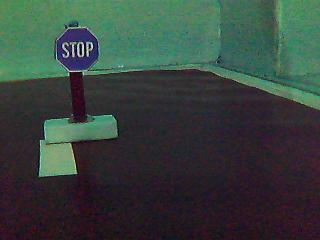
#> input picture play/2018-03-07 09_09_19.949964/images/img40.jpg, 320 x 240 px, found by its file name
$ python temp.py   (Python 2 division)
#> lines starting #> are read from the running program, lines starting #| are printed output that depends on the picture; after the words box and inside, x2 and y2 are one past the last pixel; in counts of white or black regions, pixels touching at a corner belong together
import sys
from os import path
sys.path.append(path.dirname(path.dirname(path.abspath(__file__))))
import cv2
import numpy as np
import math
import threading
from threading import Thread
import timeit


image=cv2.imread("img40.jpg",1)
#> image is the input picture: shape (240, 320, 3); mean B, G, R 61.8, 67, 54.9
gray_image = cv2.cvtColor(image , cv2.COLOR_RGB2GRAY)
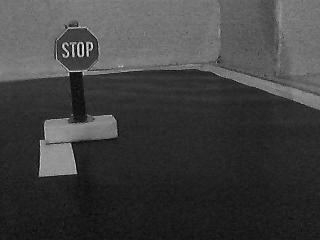
#> gray_image: shape (240, 320); min 1, max 239, mean 64.1
cv2.imshow("img",gray_image)
cv2.waitKey(0)
classifier=cv2.CascadeClassifier("stopsign_classifier.xml")

sign=classifier.detectMultiScale(
                gray_image,
                scaleFactor=1.2,
                minNeighbors=1,
                minSize=(20,20),
                flags=cv2.CASCADE_SCALE_IMAGE
                )
#> sign = [[49, 22, 56, 56]]

for (x,y,w,h) in sign:
    print "in detect"
    cv2.rectangle(image,(x,y),(x+w,y+h),(255,219,0),2)
#> this loop made 1 pass
#| in detect
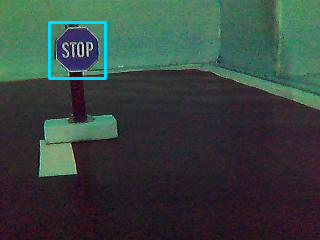
#> image: shape (240, 320, 3); 0.87% of pixels changed, all inside (x1, y1, x2, y2) = (48, 21, 107, 80)

cv2.imshow("img",image)
cv2.waitKey(0)

$ run again, with play/2018-03-07 09_09_19.949964/images/img1.jpg copied over play/2018-03-07 09_09_19.949964/images/img40.jpg
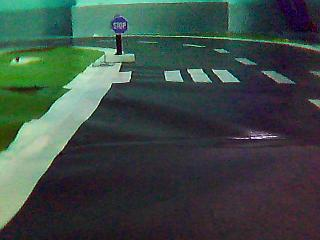
#> input picture play/2018-03-07 09_09_19.949964/images/img1.jpg, 320 x 240 px, found by its file name
#> image is the input picture: shape (240, 320, 3); mean B, G, R 68.8, 74.4, 59.5
#> `gray_image = cv2.cvtColor(image , cv2.COLOR_RGB2GRAY)`:
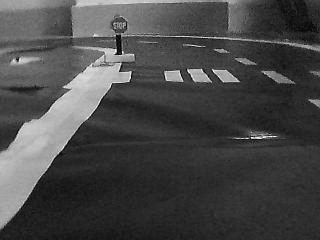
#> gray_image: shape (240, 320); min 1, max 253, mean 71.1
#> sign = ()

$ run again, with play/2018-03-07 09_09_19.949964/images/img10.jpg copied over play/2018-03-07 09_09_19.949964/images/img40.jpg
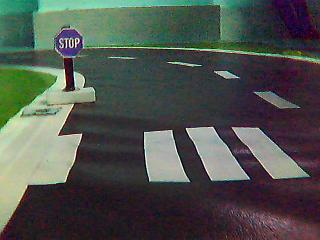
#> input picture play/2018-03-07 09_09_19.949964/images/img10.jpg, 320 x 240 px, found by its file name
#> image is the input picture: shape (240, 320, 3); mean B, G, R 77, 82.4, 77.9
#> `gray_image = cv2.cvtColor(image , cv2.COLOR_RGB2GRAY)`:
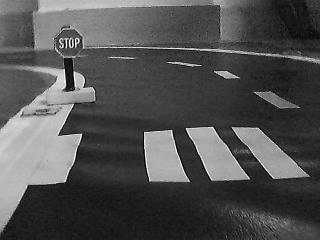
#> gray_image: shape (240, 320); min 0, max 255, mean 80.3
#> sign = [[49, 24, 38, 38]]
#> the loop `for (x,y,w,h) in sign:` made 1 pass
#> (printed output is left out)
#> after the loop `for (x,y,w,h) in sign:`:
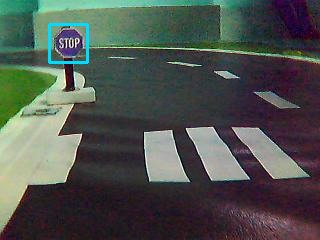
#> image: shape (240, 320, 3); 0.59% of pixels changed, all inside (x1, y1, x2, y2) = (48, 23, 89, 64)

$ run again, with play/2018-03-07 09_09_19.949964/images/img11.jpg copied over play/2018-03-07 09_09_19.949964/images/img40.jpg
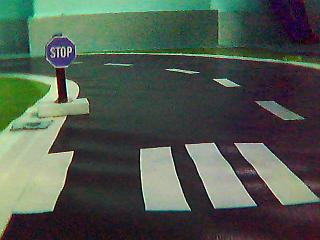
#> input picture play/2018-03-07 09_09_19.949964/images/img11.jpg, 320 x 240 px, found by its file name
#> image is the input picture: shape (240, 320, 3); mean B, G, R 78.4, 88.8, 78.6
#> `gray_image = cv2.cvtColor(image , cv2.COLOR_RGB2GRAY)`:
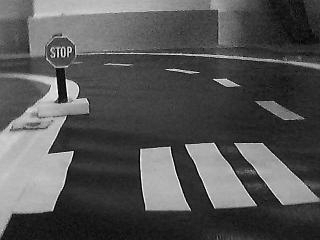
#> gray_image: shape (240, 320); min 0, max 254, mean 84.5
#> sign = [[45, 35, 34, 34]]
#> the loop `for (x,y,w,h) in sign:` made 1 pass
#> (printed output is left out)
#> after the loop `for (x,y,w,h) in sign:`:
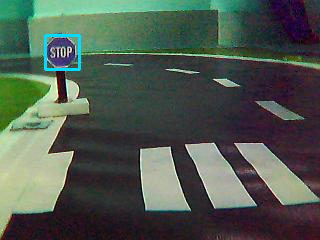
#> image: shape (240, 320, 3); 0.53% of pixels changed, all inside (x1, y1, x2, y2) = (44, 34, 81, 71)
